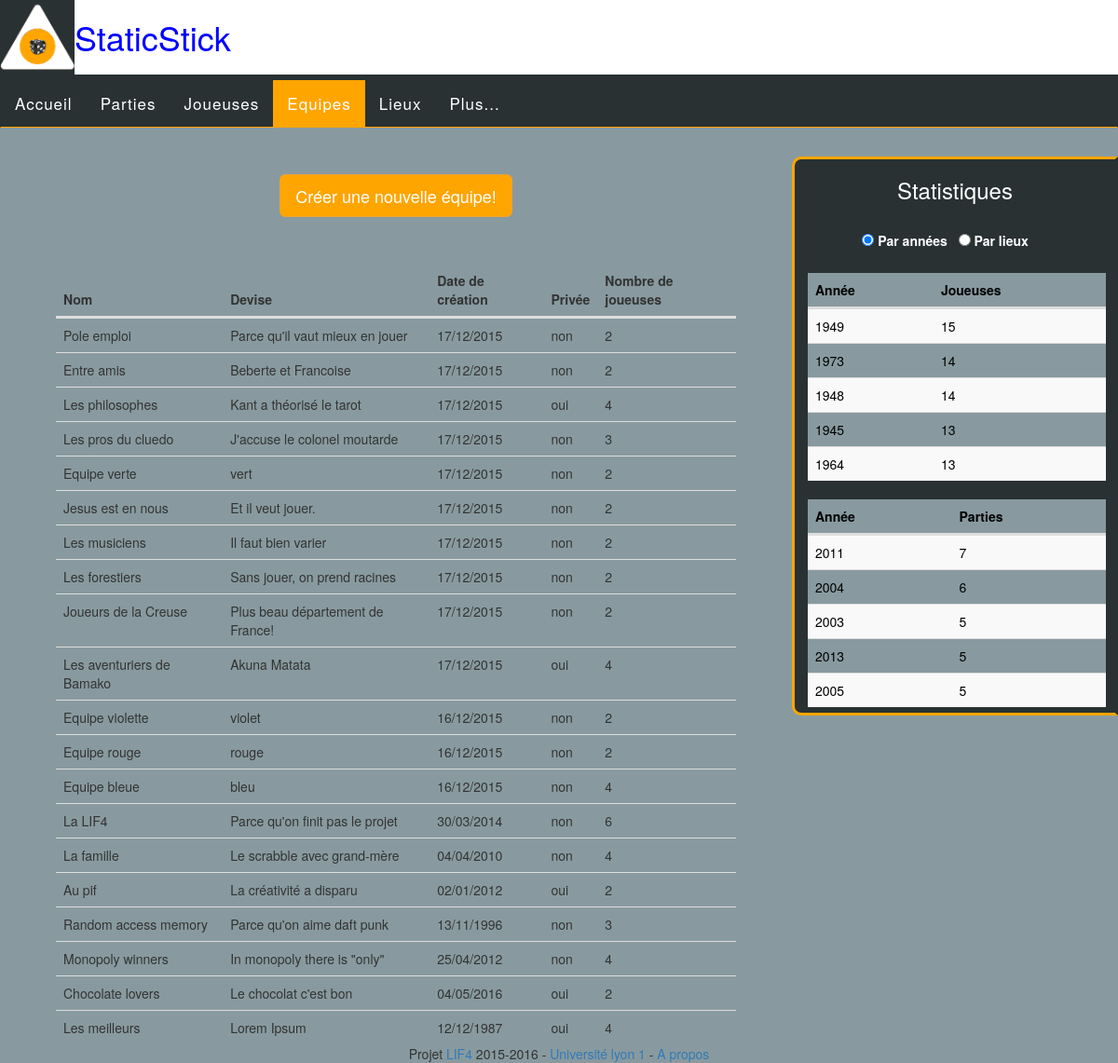
Page /equipes.php on the committed database.
### tables this page shows
CREATE TABLE `equipes` (
  `IdE` int(11) NOT NULL,
  `nomE` varchar(30) NOT NULL,
  `dateCreatE` date NOT NULL,
  `deviseE` varchar(50) NOT NULL,
  `publiqueE` tinyint(1) NOT NULL,
  `mdpE` varchar(50) DEFAULT NULL
);

### equipes.php (the view, shortened to what this page needs)
<!DOCTYPE html>
<html lang="en">
<head>
  <LINK rel="stylesheet" type="text/css" href="includes/bootstrap/css/bootstrap.min.css" >
  <LINK rel="stylesheet" type="text/css" href="CSS/style.css">
  <LINK rel="stylesheet" type="text/css" href="CSS/menu.css">
  <LINK rel="stylesheet" type="text/css" href="CSS/formulaires.css">
</head>
<body>
  <?php
  include('includes/php/menu.php') ;
  include('BD/connexion.php');
  ?>
  <div class=" container corpsListe">
  <form action="nouvelleEquipe.php">
    <button type="submit" class="btn btn-warning btn-lg centered" id='boutonCreate'>Créer une nouvelle équipe!</button>
  </form>
  <table class="table table-hover" >
    <thead>
      <tr>
        <th>Nom</th>
        <th>Devise</th>
        <th>Date de création</th>
        <th>Privée</th>
        <th>Nombre de joueuses</th>
      </tr>
    </thead>
    <tbody>
    <?php
    $i = 0;
    $res = $BD->query("SELECT * FROM equipes ORDER BY IdE DESC ");
    while(($row = $res->fetch_assoc()) && ( $i<40))
 	  {
      $tabannee = explode('-', $row["dateCreatE"]);
      $annee=$tabannee[0];
      $mois=$tabannee[1];
      $jour=$tabannee[2];
 		  echo"<tr>";
      echo "<td>" . $row["nomE"]. "</td>";
      echo "<td>" . $row["deviseE"]. "</td>";
      echo "<td>".$jour."/".$mois."/".$annee;
      if($row["publiqueE"]==1)
        echo "<td> oui</td>";
      else
        echo "<td> non</td>";
      $compteur = $BD->query("SELECT IdE, COUNT(*) AS countJ FROM equipes NATURAL JOIN rejoint WHERE IdE = ". $row["IdE"]);
      $nbJ = $compteur->fetch_assoc();
      echo "<td>". $nbJ["countJ"]."</td>";
      echo"</tr>";
      $i++;
    }
    ?>
	</tbody>
  </table>
  </div>
  <div class="stats">
    <?php
    include('includes/php/stats.php')
    ?>
  </div>
  <?php  include('includes/php/footer.php') ?>
</body>
</html>

### includes/php/menu.php (shortened to what this page needs)
<div class='container-fluid toper'>
<a href="index.php" class="inline" id='logo'> <img src="images/logo.png" alt="LOGO" style="width:80px;height:80px;"></a>
<h1 class="inline">StaticStick</h1>
<h3 class='toper-right'>Le site de gestion de parties en ligne le plus simple!</h3>
</div>
<nav class="navbar navbar-inverse" data-spy="affix" data-offset-top="80">
  <ul class="nav navbar-nav">
    <li id='Accueil'><a href="index.php">Accueil</a></li>
    <li id='Parties'><a href="parties.php">Parties</a></li>
    <li id='Joueuses'><a href="joueuses.php">Joueuses</a></li>
    <li id='Equipes'><a href="equipes.php">Equipes</a></li>
    <li id='Lieux'><a href="lieux.php"> Lieux </a></li>
    <li id='Plus'><a href="recommandations.php"> Plus... </a></li>
  </ul>
</nav>

### includes/php/stats.php (shortened to what this page needs)
<?php
include('BD/connexion.php');
$i =0;
?>
<h3 class="text-center"> Statistiques</h3>
<br>
<div class="form-group ">
	<div class="col-sm-2 ">
	</div>
	<div class="col-sm-8 ">
		<input type="radio" name="statistiqueB" value="annee" id="B_annee" checked="checked" onclick="afficheStats()" /> <label for="B_annee">Par années</label>
		<input type="radio" name="statistiqueB" value="lieu" id="B_lieu" onclick="afficheStats()"/> <label for="B_lieu">Par lieux</label>
	</div>
</div>
<div id="divAnnee" class="divStats" style="text-center;">
<table class="table table-striped tabstats" >
    <thead>
      <tr>
        <th>Année</th>
        <th>Joueuses</th>
      </tr>
    </thead>
    <tbody>
<?php
$resultJoueuses1 = $BD->query("SELECT year(dateNJ), COUNT(*) AS nb_joueuse FROM joueuses GROUP BY year(dateNJ) ORDER BY nb_joueuse DESC ");
 while( $i<5)
 	{
 		$row = $resultJoueuses1->fetch_assoc();
 		echo"<tr>";
        	echo "<td>". $row["year(dateNJ)"]."</td>";
        	echo "<td>" . $row["nb_joueuse"]. "</td>";
      	echo"</tr>";
      $i++;
    }
?>
	</tbody>
</table>
<table class="table table-striped tabstats" >
  <thead>
    <tr>
      <th>Année</th>
      <th>Parties</th>
    </tr>
  </thead>
  <tbody>
<?php
  $resultParties1 = $BD->query("SELECT year(dateP), COUNT(*) AS nb_parties FROM parties GROUP BY year(dateP) ORDER BY nb_parties DESC ");
$i = 0;
  while( $i<5)
  {
    $row = $resultParties1->fetch_assoc();
    echo"<tr>";
          echo "<td>". ($row["year(dateP)"])."</td>";
          echo "<td>" . $row["nb_parties"]. "</td>";
        echo"</tr>";
      $i++;
  }
?>
  </tbody>
</table>
</div>

### includes/php/footer.php
<div id="footer">
Projet <a href="http://liris.cnrs.fr/~fduchate/ens/LIF4/">LIF4</a> 2015-2016 - <a href="http://univ-lyon1.fr/">Université lyon 1</a> - <a href="aPropos.php">A propos</a>
</div>

### CSS/style.css (style rules this page uses)
body { background-color: #889A9F; }
.centered { margin-left : auto; margin-right: auto; }
.inline { float: left; }
.corpsListe { padding-left: 5%; padding-right: 5%; width :calc(100% - 350px); float :left ; }
.stats { position: fixed; right: 0; height: 600px; width: 350px; background-color: #293133; color: white; border: 3px solid orange; border-right-color: #293133; border-bottom-left-radius: 10px; border-top-left-radius: 10px; }
.divStats { margin-right :10px; margin-left :14px; }
.table { margin-bottom: 0px; }
.tabstats { background-color: #889A9F; color: black; margin-top:20px; width: 100%; float:left; }
.table { border-collapse:separate; }
#footer { position: relative; bottom:0; background-color: transparent; width: 100%; text-align: center; clear:left; }

### CSS/menu.css (style rules this page uses)
.toper { background-color: white; height: 80px; padding-left: 0px; color: blue; }
.toper-right { color: white; padding-right:100px; float: right; padding-top: 30px; }
.navbar { font-size: 17px !important; line-height: 1.42857143 !important; letter-spacing: 1px; border-radius: 0px; border-color: transparent; z-index: 10; border-bottom-color: orange; }
.navbar li a { color: #fff !important; border-color:transparent; }
.navbar-inverse { background-color: #293133; }
.actuelle { background-color: orange; }

### CSS/formulaires.css (style rules this page uses)
.btn-warning { background-color: #ffa500; }
.btn-lg { display: block; margin:auto; margin-top: 30px; margin-bottom: 50px; }

### rows in the picture
equipes: nomE "Pole emploi", deviseE "Parce qu'il vaut mieux en jouer", dateCreatE "17", dateCreatE "12", dateCreatE "2015", publiqueE "non", countJ "2"
equipes: nomE "Entre amis", deviseE "Beberte et Francoise", dateCreatE "17", dateCreatE "12", dateCreatE "2015", publiqueE "non", countJ "2"
equipes: nomE "Les philosophes", deviseE "Kant a théorisé le tarot", dateCreatE "17", dateCreatE "12", dateCreatE "2015", publiqueE "oui", countJ "4"
equipes: nomE "Les pros du cluedo", deviseE "J'accuse le colonel moutarde", dateCreatE "17", dateCreatE "12", dateCreatE "2015", publiqueE "non", countJ "3"
equipes: nomE "Equipe verte", deviseE "vert", dateCreatE "17", dateCreatE "12", dateCreatE "2015", publiqueE "non", countJ "2"
equipes: nomE "Jesus est en nous", deviseE "Et il veut jouer.", dateCreatE "17", dateCreatE "12", dateCreatE "2015", publiqueE "non", countJ "2"
equipes: nomE "Les musiciens", deviseE "Il faut bien varier", dateCreatE "17", dateCreatE "12", dateCreatE "2015", publiqueE "non", countJ "2"
equipes: nomE "Les forestiers", deviseE "Sans jouer, on prend racines", dateCreatE "17", dateCreatE "12", dateCreatE "2015", publiqueE "non", countJ "2"
equipes: nomE "Joueurs de la Creuse", deviseE "Plus beau département de France!", dateCreatE "17", dateCreatE "12", dateCreatE "2015", publiqueE "non", countJ "2"
equipes: nomE "Les aventuriers de Bamako", deviseE "Akuna Matata", dateCreatE "17", dateCreatE "12", dateCreatE "2015", publiqueE "oui", countJ "4"
equipes: nomE "Equipe violette", deviseE "violet", dateCreatE "16", dateCreatE "12", dateCreatE "2015", publiqueE "non", countJ "2"
equipes: nomE "Equipe rouge", deviseE "rouge", dateCreatE "16", dateCreatE "12", dateCreatE "2015", publiqueE "non", countJ "2"
equipes: nomE "Equipe bleue", deviseE "bleu", dateCreatE "16", dateCreatE "12", dateCreatE "2015", publiqueE "non", countJ "4"
equipes: nomE "La LIF4", deviseE "Parce qu'on finit pas le projet", dateCreatE "30", dateCreatE "03", dateCreatE "2014", publiqueE "non", countJ "6"
equipes: nomE "La famille", deviseE "Le scrabble avec grand-mère", dateCreatE "04", dateCreatE "2010", publiqueE "non", countJ "4"
equipes: nomE "Au pif", deviseE "La créativité a disparu", dateCreatE "02", dateCreatE "01", dateCreatE "2012", publiqueE "oui", countJ "2"
equipes: nomE "Random access memory", deviseE "Parce qu'on aime daft punk", dateCreatE "13", dateCreatE "11", dateCreatE "1996", publiqueE "non", countJ "3"
equipes: nomE "Monopoly winners", deviseE "In monopoly there is \"only\"", dateCreatE "25", dateCreatE "04", dateCreatE "2012", publiqueE "non", countJ "4"
equipes: nomE "Chocolate lovers", deviseE "Le chocolat c'est bon", dateCreatE "04", dateCreatE "05", dateCreatE "2016", publiqueE "oui", countJ "2"
equipes: nomE "Les meilleurs", deviseE "Lorem Ipsum", dateCreatE "12", dateCreatE "1987", publiqueE "oui", countJ "4"

### other values in the picture
$row["year(dateNJ)"] "1949"
$row["nb_joueuse"] "15"
$row["year(dateNJ)"] "1973"
$row["nb_joueuse"] "14"
$row["year(dateNJ)"] "1948"
$row["year(dateNJ)"] "1945"
$row["nb_joueuse"] "13"
$row["year(dateNJ)"] "1964"
$row["year(dateP)"] "2011"
$row["nb_parties"] "7"
$row["year(dateP)"] "2004"
$row["nb_parties"] "6"
$row["year(dateP)"] "2003"
$row["nb_parties"] "5"
$row["year(dateP)"] "2013"
